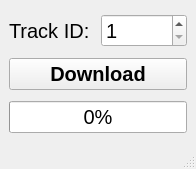
<?xml version="1.0" encoding="UTF-8"?>
<ui version="4.0">
 <class>MainWindow</class>
 <widget class="QMainWindow" name="MainWindow">
  <property name="geometry">
   <rect>
    <x>0</x>
    <y>0</y>
    <width>196</width>
    <height>169</height>
   </rect>
  </property>
  <property name="windowTitle">
   <string>Ximalaya Text Download</string>
  </property>
  <widget class="QWidget" name="centralwidget">
   <layout class="QGridLayout" name="gridLayout">
    <item row="2" column="0" colspan="2">
     <widget class="QProgressBar" name="progressBar">
      <property name="font">
       <font>
        <pointsize>15</pointsize>
       </font>
      </property>
      <property name="value">
       <number>0</number>
      </property>
     </widget>
    </item>
    <item row="0" column="0">
     <widget class="QLabel" name="label">
      <property name="font">
       <font>
        <pointsize>15</pointsize>
       </font>
      </property>
      <property name="text">
       <string>Track ID: </string>
      </property>
     </widget>
    </item>
    <item row="1" column="0" colspan="2">
     <widget class="QPushButton" name="pushButton">
      <property name="font">
       <font>
        <pointsize>15</pointsize>
        <weight>75</weight>
        <bold>true</bold>
        <kerning>true</kerning>
       </font>
      </property>
      <property name="cursor">
       <cursorShape>PointingHandCursor</cursorShape>
      </property>
      <property name="mouseTracking">
       <bool>false</bool>
      </property>
      <property name="text">
       <string>Download</string>
      </property>
     </widget>
    </item>
    <item row="0" column="1">
     <widget class="QSpinBox" name="spinBox">
      <property name="font">
       <font>
        <pointsize>15</pointsize>
       </font>
      </property>
      <property name="minimum">
       <number>1</number>
      </property>
      <property name="maximum">
       <number>1000</number>
      </property>
     </widget>
    </item>
   </layout>
  </widget>
  <widget class="QMenuBar" name="menubar">
   <property name="geometry">
    <rect>
     <x>0</x>
     <y>0</y>
     <width>196</width>
     <height>20</height>
    </rect>
   </property>
  </widget>
  <widget class="QStatusBar" name="statusbar"/>
 </widget>
 <tabstops>
  <tabstop>spinBox</tabstop>
  <tabstop>pushButton</tabstop>
 </tabstops>
 <resources/>
 <connections/>
</ui>
